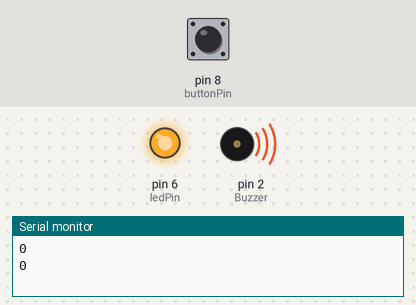
The sketch below on a simulated Arduino Uno, built with avr-gcc and run on an emulated ATmega328P. Shown: output pins drawn as LEDs (lit = HIGH), buzzer (waves = sounding), the last lines printed to the serial monitor. Inputs (shaded band) come from the test bench; at power-on: pin 8 (buttonPin) LOW. Pins used as bus, display or sensor lines are not drawn.

Above: at 11.2 s.
11.3 s: pin 8 (buttonPin) pulled HIGH for 1.15 s
At 12.8 s:
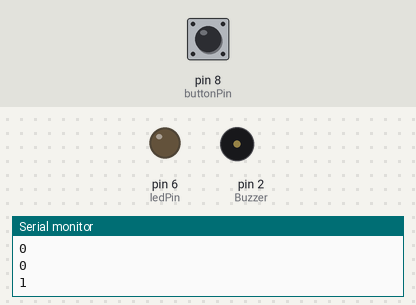
Timing chart, 0 to 14.3 s (numbered marks = the images above; inputs shaded):
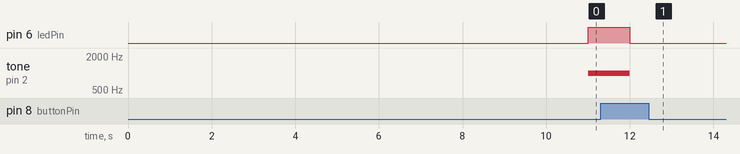

Measured:
- after the input at 11.3 s, pin 6 (ledPin): HIGH → LOW after 0.70 s; tone on pin 2 (Buzzer): 1000 Hz → silent after 0.70 s

The sketch:

wakey-wakey.ino
```cpp
#define trigPin 12
#define echoPin 13
int Buzzer = 2; //Connect buzzer to pin 2
int ledPin= 6; //Connect LED to pin 6
int buttonPin = 8; //Connect button to pin 8
int duration, distance; //Measures the distance and time taken
int wait = 1;
int buttonState = 0;

//Define the output and input objects(devices)
void setup() {
  Serial.begin (9600);
  pinMode(Buzzer, OUTPUT);
  pinMode(ledPin, OUTPUT);
  pinMode(buttonPin, INPUT);
  digitalWrite(buttonPin, LOW);
  delay(10000); //Ten second delay to sync with robots
}

void loop() {
    buttonState = digitalRead(buttonPin); //Get the state of the button
    Serial.println(buttonState); //Show the state of pushbutton on serial monitor

    //Check if the pushbutton is pressed
    if (buttonState == 1) {
      noTone(Buzzer); //Turn buzzer off
      digitalWrite(ledPin, LOW); //Turn LEDs off
      wait = 0;
    }
    delay(1000); //Added delay so we can see the output of button

	if(wait == 1){
    	tone(Buzzer, 1000); //Play tone
    	digitalWrite(ledPin,HIGH); //Turn on LEDs
    	digitalWrite(Buzzer,HIGH); //Turn on buzzer
	}
}
```
